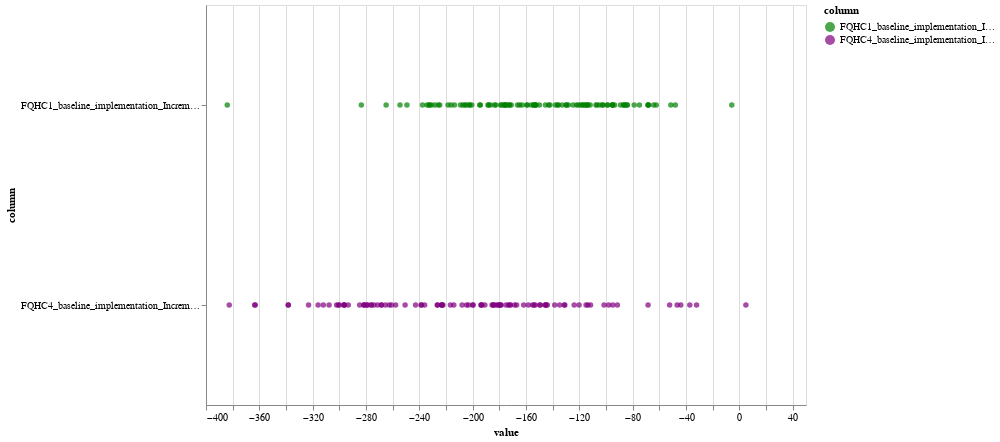

The notebook cell this image was saved under:
### Code cell
import pandas as pd
import altair as alt


# Melt the dataframe to long format
df_long = pd.melt(df, id_vars=[], value_vars=['FQHC1_baseline_implementation_Incremental_cost', 'FQHC4_baseline_implementation_Incremental_cost'])

# Rename the columns for clarity
df_long = df_long.rename(columns={'variable': 'column', 'value': 'value'})

# Create a scatter plot
scatter_plot = alt.Chart(df_long).mark_circle().encode(
    x='value:Q',
    y='column:N',
    color='column:N'
).properties(
    width=600,
    height=400
)

# Add a scale for color
scatter_plot = scatter_plot.encode(
    color=alt.Color('column:N', scale=alt.Scale(range=['green', 'purple']))
)

scatter_plot.show()

### Figure 1 — Vega-Lite specification as saved in the notebook (floating-point values rounded to 4 significant figures; data arrays with more than 128 entries replaced by an {"elided": "..."} marker saying what was removed)
{"config": {"view": {"continuousWidth": 300, "continuousHeight": 300}}, "data": {"name": "data-cd304722fb80befff492df227ed02aff"}, "mark": {"type": "circle"}, "encoding": {"color": {"field": "column", "scale": {"range": ["green", "purple"]}, "type": "nominal"}, "x": {"field": "value", "type": "quantitative"}, "y": {"field": "column", "type": "nominal"}}, "height": 400, "width": 600, "$schema": "https://vega.github.io/schema/vega-lite/v5.17.0.json", "datasets": {"data-cd304722fb80befff492df227ed02aff": {"elided": "200 records"}}}
